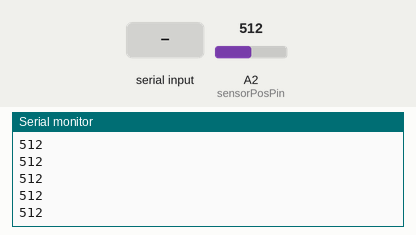
Simulated run of this sketch. Board: Arduino Uno, built with avr-gcc and run on an emulated ATmega328P. On the bench: the last lines printed to the serial monitor. The test bench sets the inputs (shaded band); at power-on: A2 (sensorPosPin) = 512.

Above: at 1.2 s.
1.3 s: A2 (sensorPosPin) set to 716
At 1.8 s:
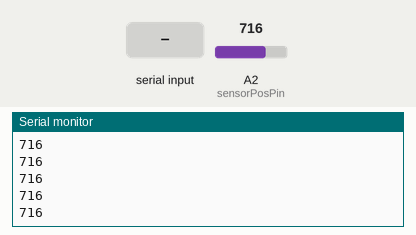
2.8 s: "1" received over Serial
At 3.5 s:
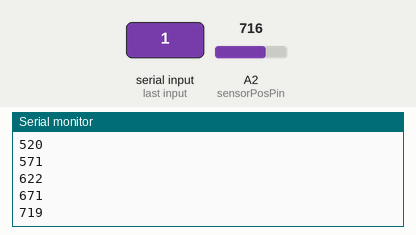
Timing chart, 0 to 5.8 s (numbered marks = the images above; inputs shaded):
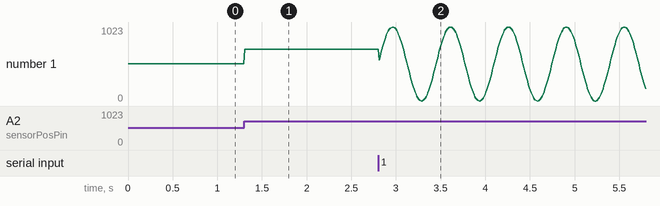

The sketch:

sketch_nov25a.ino
```cpp
int sensorPosPin = A2; // input pin for MR sensor
int rawPos;
int t=0;
int mode=0;
int inByte;

void setup() {
  // put your setup code here, to run once:
  Serial.begin(9600);//9600
  pinMode(sensorPosPin, INPUT); // set MR sensor pin to be an input
}

void loop() {
  // put your main code here, to run repeatedly:
  if (Serial.available() > 0) {
    inByte = Serial.read();


    if(inByte=='0'){
    mode=0;
    }
     else if(inByte=='1'){
    mode = 1;
     }
  }

  if(mode==0){
    rawPos = analogRead(sensorPosPin);
   }
    if(mode==1){
       t = t+1;
     rawPos = 512+512.0* sin(0.1*t);
    }
   Serial.println(rawPos);
  delay(10);

}
```

Measured:
- after the input at 1.3 s, the serial monitor: prints a new line at once (image 1)
- after the input at 2.8 s, the serial monitor: prints a new line at once (image 2)
- plotted number 1: 512 → 716 after the input at 1.3 s, 716 → 339 after the input at 2.8 s
